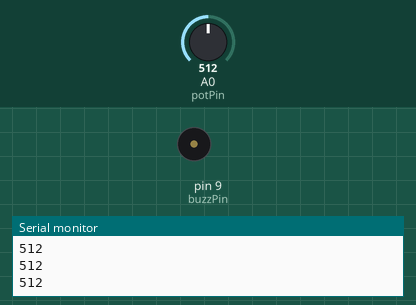
The sketch below on a simulated Arduino Uno, built with avr-gcc and run on an emulated ATmega328P. On the bench: buzzer (waves = sounding, pin HIGH), the last lines printed to the serial monitor. The test bench sets the inputs (shaded band); at power-on: A0 (potPin) = 512.

Above: at 1.2 s.
1.3 s: A0 (potPin) set to 988
2.8 s: A0 (potPin) set to 1014
At 3.9 s:
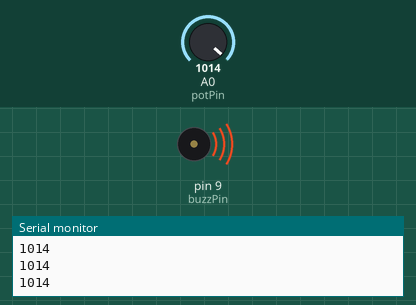
4.4 s: A0 (potPin) set to 990
At 5.3 s:
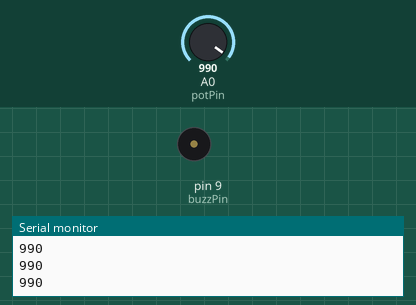
6.0 s: A0 (potPin) set to 1010
At 6.7 s:
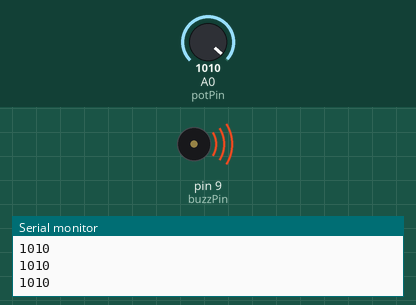
Timing chart, 0 to 8.6 s (numbered marks = the images above; inputs shaded):
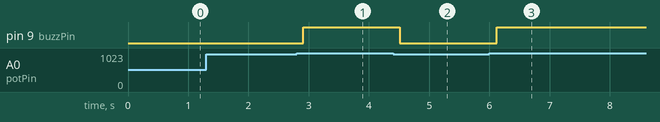

Measured:
- the behaviour switches between 1000 and 1001 on A0 (potPin) (found by bisection; images 0 and 1)
- after the input at 2.8 s, pin 9 (buzzPin): LOW → HIGH after 0.11 s
- after the input at 4.4 s, pin 9 (buzzPin): HIGH → LOW after 0.11 s
- after the input at 6.0 s, pin 9 (buzzPin): LOW → HIGH after 0.12 s

The sketch:

16b_assignment_buzzer_potentiometer.ino
```cpp
// When value above 1000, buzz. If below, don't.
int buzzPin = 9;
int potPin = A0;
int potVal;
int myPause = 100;

void setup() {
  // put your setup code here, to run once:
Serial.begin(9600);
pinMode(buzzPin, OUTPUT);
pinMode(potPin, INPUT);
}

void loop() {
potVal = analogRead(potPin);
Serial.println(potVal);
delay(myPause);

if (potVal > 1000) {
  digitalWrite(buzzPin, HIGH);
} else {
  digitalWrite(buzzPin, LOW);
}
}
```
